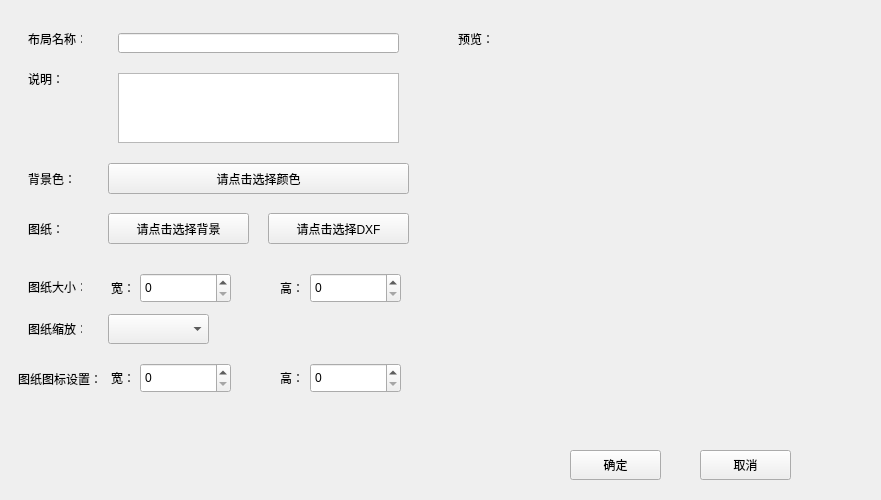
<?xml version="1.0" encoding="UTF-8"?>
<ui version="4.0">
 <class>AddLayoutForm</class>
 <widget class="QWidget" name="AddLayoutForm">
  <property name="geometry">
   <rect>
    <x>0</x>
    <y>0</y>
    <width>881</width>
    <height>500</height>
   </rect>
  </property>
  <property name="windowTitle">
   <string>Form</string>
  </property>
  <widget class="QLabel" name="label">
   <property name="geometry">
    <rect>
     <x>28</x>
     <y>33</y>
     <width>54</width>
     <height>12</height>
    </rect>
   </property>
   <property name="text">
    <string>布局名称：</string>
   </property>
  </widget>
  <widget class="QLineEdit" name="lineEdit">
   <property name="geometry">
    <rect>
     <x>118</x>
     <y>33</y>
     <width>281</width>
     <height>20</height>
    </rect>
   </property>
  </widget>
  <widget class="QLabel" name="label_2">
   <property name="geometry">
    <rect>
     <x>458</x>
     <y>33</y>
     <width>54</width>
     <height>12</height>
    </rect>
   </property>
   <property name="text">
    <string>预览：</string>
   </property>
  </widget>
  <widget class="QLabel" name="label_3">
   <property name="geometry">
    <rect>
     <x>28</x>
     <y>73</y>
     <width>54</width>
     <height>12</height>
    </rect>
   </property>
   <property name="text">
    <string>说明：</string>
   </property>
  </widget>
  <widget class="QTextEdit" name="textEdit">
   <property name="geometry">
    <rect>
     <x>118</x>
     <y>73</y>
     <width>281</width>
     <height>70</height>
    </rect>
   </property>
  </widget>
  <widget class="QLabel" name="label_4">
   <property name="geometry">
    <rect>
     <x>28</x>
     <y>173</y>
     <width>54</width>
     <height>12</height>
    </rect>
   </property>
   <property name="text">
    <string>背景色：</string>
   </property>
  </widget>
  <widget class="QPushButton" name="pushButtonBkColor">
   <property name="geometry">
    <rect>
     <x>108</x>
     <y>163</y>
     <width>301</width>
     <height>31</height>
    </rect>
   </property>
   <property name="text">
    <string>请点击选择颜色</string>
   </property>
  </widget>
  <widget class="QPushButton" name="pushButtonBkImg">
   <property name="geometry">
    <rect>
     <x>108</x>
     <y>213</y>
     <width>141</width>
     <height>31</height>
    </rect>
   </property>
   <property name="text">
    <string>请点击选择背景</string>
   </property>
  </widget>
  <widget class="QLabel" name="label_5">
   <property name="geometry">
    <rect>
     <x>28</x>
     <y>223</y>
     <width>54</width>
     <height>12</height>
    </rect>
   </property>
   <property name="text">
    <string>图纸：</string>
   </property>
  </widget>
  <widget class="QPushButton" name="pushButtonDXF">
   <property name="geometry">
    <rect>
     <x>268</x>
     <y>213</y>
     <width>141</width>
     <height>31</height>
    </rect>
   </property>
   <property name="text">
    <string>请点击选择DXF</string>
   </property>
  </widget>
  <widget class="QLabel" name="labelPreview">
   <property name="geometry">
    <rect>
     <x>458</x>
     <y>73</y>
     <width>391</width>
     <height>311</height>
    </rect>
   </property>
   <property name="text">
    <string/>
   </property>
  </widget>
  <widget class="QLabel" name="label_6">
   <property name="geometry">
    <rect>
     <x>28</x>
     <y>281</y>
     <width>54</width>
     <height>12</height>
    </rect>
   </property>
   <property name="text">
    <string>图纸大小：</string>
   </property>
  </widget>
  <widget class="QLabel" name="label_7">
   <property name="geometry">
    <rect>
     <x>111</x>
     <y>280</y>
     <width>31</width>
     <height>16</height>
    </rect>
   </property>
   <property name="text">
    <string>宽：</string>
   </property>
  </widget>
  <widget class="QLabel" name="label_8">
   <property name="geometry">
    <rect>
     <x>280</x>
     <y>280</y>
     <width>31</width>
     <height>16</height>
    </rect>
   </property>
   <property name="text">
    <string>高：</string>
   </property>
  </widget>
  <widget class="QLabel" name="label_9">
   <property name="geometry">
    <rect>
     <x>28</x>
     <y>323</y>
     <width>54</width>
     <height>12</height>
    </rect>
   </property>
   <property name="text">
    <string>图纸缩放：</string>
   </property>
  </widget>
  <widget class="QComboBox" name="comboBoxDrawZoom">
   <property name="geometry">
    <rect>
     <x>108</x>
     <y>314</y>
     <width>101</width>
     <height>30</height>
    </rect>
   </property>
   <property name="minimumSize">
    <size>
     <width>0</width>
     <height>30</height>
    </size>
   </property>
  </widget>
  <widget class="QLabel" name="label_10">
   <property name="geometry">
    <rect>
     <x>18</x>
     <y>371</y>
     <width>81</width>
     <height>16</height>
    </rect>
   </property>
   <property name="text">
    <string>图纸图标设置：</string>
   </property>
  </widget>
  <widget class="QLabel" name="label_11">
   <property name="geometry">
    <rect>
     <x>111</x>
     <y>370</y>
     <width>31</width>
     <height>16</height>
    </rect>
   </property>
   <property name="text">
    <string>宽：</string>
   </property>
  </widget>
  <widget class="QLabel" name="label_12">
   <property name="geometry">
    <rect>
     <x>280</x>
     <y>370</y>
     <width>31</width>
     <height>16</height>
    </rect>
   </property>
   <property name="text">
    <string>高：</string>
   </property>
  </widget>
  <widget class="QSpinBox" name="spinBoxDrawWidth">
   <property name="geometry">
    <rect>
     <x>140</x>
     <y>273</y>
     <width>91</width>
     <height>30</height>
    </rect>
   </property>
   <property name="minimumSize">
    <size>
     <width>0</width>
     <height>30</height>
    </size>
   </property>
  </widget>
  <widget class="QSpinBox" name="spinBoxDrawHigh">
   <property name="geometry">
    <rect>
     <x>310</x>
     <y>273</y>
     <width>91</width>
     <height>30</height>
    </rect>
   </property>
   <property name="minimumSize">
    <size>
     <width>0</width>
     <height>30</height>
    </size>
   </property>
  </widget>
  <widget class="QSpinBox" name="spinBoxIconWidth">
   <property name="geometry">
    <rect>
     <x>140</x>
     <y>363</y>
     <width>91</width>
     <height>30</height>
    </rect>
   </property>
   <property name="minimumSize">
    <size>
     <width>0</width>
     <height>30</height>
    </size>
   </property>
  </widget>
  <widget class="QSpinBox" name="spinBoxIconHigh">
   <property name="geometry">
    <rect>
     <x>310</x>
     <y>363</y>
     <width>91</width>
     <height>30</height>
    </rect>
   </property>
   <property name="minimumSize">
    <size>
     <width>0</width>
     <height>30</height>
    </size>
   </property>
  </widget>
  <widget class="QPushButton" name="pushButton">
   <property name="geometry">
    <rect>
     <x>570</x>
     <y>450</y>
     <width>91</width>
     <height>30</height>
    </rect>
   </property>
   <property name="minimumSize">
    <size>
     <width>0</width>
     <height>30</height>
    </size>
   </property>
   <property name="text">
    <string>确定</string>
   </property>
  </widget>
  <widget class="QPushButton" name="pushButton_2">
   <property name="geometry">
    <rect>
     <x>700</x>
     <y>450</y>
     <width>91</width>
     <height>30</height>
    </rect>
   </property>
   <property name="minimumSize">
    <size>
     <width>0</width>
     <height>30</height>
    </size>
   </property>
   <property name="text">
    <string>取消</string>
   </property>
  </widget>
 </widget>
 <resources/>
 <connections/>
</ui>
